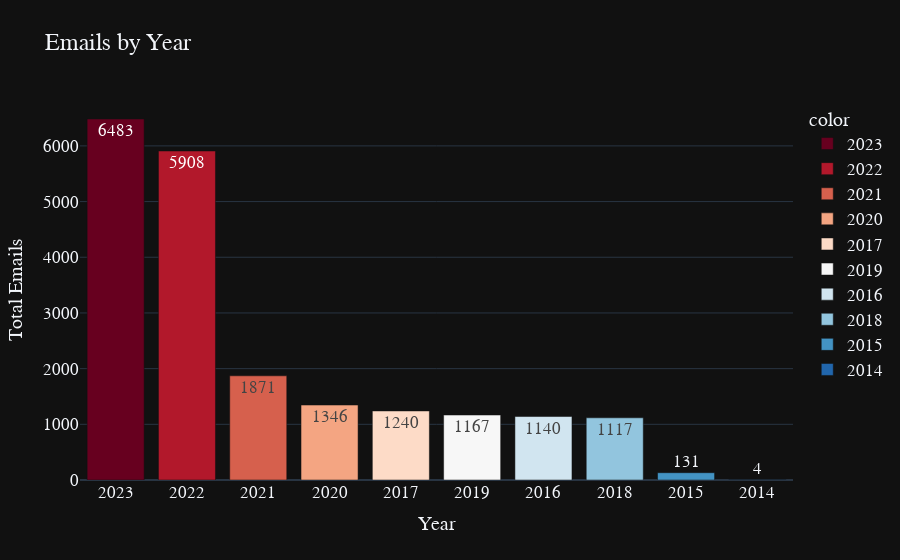

The code cell stored with this chart in its notebook:
### Code cell
#Frequency of Emails recieved by Year
Top_Years = email_df['Year'].value_counts()[:10]
fig = px.bar(y=Top_Years.values, 
             x=Top_Years.index, 
             color = Top_Years.index,
             color_discrete_sequence=px.colors.sequential.RdBu,
             text=Top_Years.values,
             title= 'Emails by Year',
             template= 'plotly_dark')
fig.update_layout(
    xaxis_title="Year",
    yaxis_title="Total Emails",
    font = dict(size=17,family="Franklin Gothic"))
fig.show()

### Figure 1 — Plotly figure (JSON) as saved in the notebook; plotly's stock layout.template omitted (floating-point values rounded to 4 significant figures)
{"data": [{"alignmentgroup": "True", "hovertemplate": "color=2023<br>x=%{x}<br>y=%{y}<br>text=%{text}<extra></extra>", "legendgroup": "2023", "marker": {"color": "rgb(103,0,31)", "pattern": {"shape": ""}}, "name": "2023", "offsetgroup": "2023", "orientation": "v", "showlegend": true, "text": [6483], "textposition": "auto", "type": "bar", "x": ["2023"], "xaxis": "x", "y": [6483], "yaxis": "y"}, {"alignmentgroup": "True", "hovertemplate": "color=2022<br>x=%{x}<br>y=%{y}<br>text=%{text}<extra></extra>", "legendgroup": "2022", "marker": {"color": "rgb(178,24,43)", "pattern": {"shape": ""}}, "name": "2022", "offsetgroup": "2022", "orientation": "v", "showlegend": true, "text": [5908], "textposition": "auto", "type": "bar", "x": ["2022"], "xaxis": "x", "y": [5908], "yaxis": "y"}, {"alignmentgroup": "True", "hovertemplate": "color=2021<br>x=%{x}<br>y=%{y}<br>text=%{text}<extra></extra>", "legendgroup": "2021", "marker": {"color": "rgb(214,96,77)", "pattern": {"shape": ""}}, "name": "2021", "offsetgroup": "2021", "orientation": "v", "showlegend": true, "text": [1871], "textposition": "auto", "type": "bar", "x": ["2021"], "xaxis": "x", "y": [1871], "yaxis": "y"}, {"alignmentgroup": "True", "hovertemplate": "color=2020<br>x=%{x}<br>y=%{y}<br>text=%{text}<extra></extra>", "legendgroup": "2020", "marker": {"color": "rgb(244,165,130)", "pattern": {"shape": ""}}, "name": "2020", "offsetgroup": "2020", "orientation": "v", "showlegend": true, "text": [1346], "textposition": "auto", "type": "bar", "x": ["2020"], "xaxis": "x", "y": [1346], "yaxis": "y"}, {"alignmentgroup": "True", "hovertemplate": "color=2017<br>x=%{x}<br>y=%{y}<br>text=%{text}<extra></extra>", "legendgroup": "2017", "marker": {"color": "rgb(253,219,199)", "pattern": {"shape": ""}}, "name": "2017", "offsetgroup": "2017", "orientation": "v", "showlegend": true, "text": [1240], "textposition": "auto", "type": "bar", "x": ["2017"], "xaxis": "x", "y": [1240], "yaxis": "y"}, {"alignmentgroup": "True", "hovertemplate": "color=2019<br>x=%{x}<br>y=%{y}<br>text=%{text}<extra></extra>", "legendgroup": "2019", "marker": {"color": "rgb(247,247,247)", "pattern": {"shape": ""}}, "name": "2019", "offsetgroup": "2019", "orientation": "v", "showlegend": true, "text": [1167], "textposition": "auto", "type": "bar", "x": ["2019"], "xaxis": "x", "y": [1167], "yaxis": "y"}, {"alignmentgroup": "True", "hovertemplate": "color=2016<br>x=%{x}<br>y=%{y}<br>text=%{text}<extra></extra>", "legendgroup": "2016", "marker": {"color": "rgb(209,229,240)", "pattern": {"shape": ""}}, "name": "2016", "offsetgroup": "2016", "orientation": "v", "showlegend": true, "text": [1140], "textposition": "auto", "type": "bar", "x": ["2016"], "xaxis": "x", "y": [1140], "yaxis": "y"}, {"alignmentgroup": "True", "hovertemplate": "color=2018<br>x=%{x}<br>y=%{y}<br>text=%{text}<extra></extra>", "legendgroup": "2018", "marker": {"color": "rgb(146,197,222)", "pattern": {"shape": ""}}, "name": "2018", "offsetgroup": "2018", "orientation": "v", "showlegend": true, "text": [1117], "textposition": "auto", "type": "bar", "x": ["2018"], "xaxis": "x", "y": [1117], "yaxis": "y"}, {"alignmentgroup": "True", "hovertemplate": "color=2015<br>x=%{x}<br>y=%{y}<br>text=%{text}<extra></extra>", "legendgroup": "2015", "marker": {"color": "rgb(67,147,195)", "pattern": {"shape": ""}}, "name": "2015", "offsetgroup": "2015", "orientation": "v", "showlegend": true, "text": [131], "textposition": "auto", "type": "bar", "x": ["2015"], "xaxis": "x", "y": [131], "yaxis": "y"}, {"alignmentgroup": "True", "hovertemplate": "color=2014<br>x=%{x}<br>y=%{y}<br>text=%{text}<extra></extra>", "legendgroup": "2014", "marker": {"color": "rgb(33,102,172)", "pattern": {"shape": ""}}, "name": "2014", "offsetgroup": "2014", "orientation": "v", "showlegend": true, "text": [4], "textposition": "auto", "type": "bar", "x": ["2014"], "xaxis": "x", "y": [4], "yaxis": "y"}], "layout": {"barmode": "relative", "font": {"family": "Franklin Gothic", "size": 17}, "legend": {"title": {"text": "color"}, "tracegroupgap": 0}, "title": {"text": "Emails by Year"}, "xaxis": {"anchor": "y", "domain": [0, 1], "title": {"text": "Year"}}, "yaxis": {"anchor": "x", "domain": [0, 1], "title": {"text": "Total Emails"}}}}
